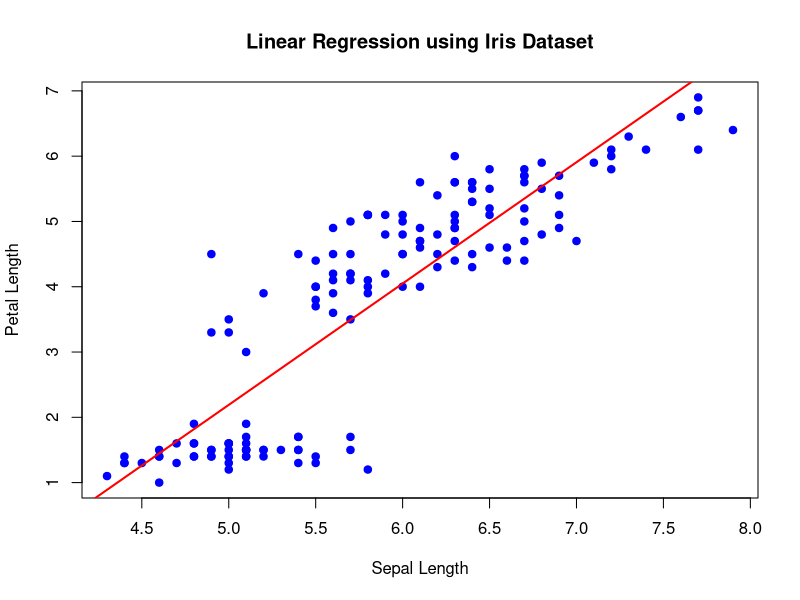

Write R code to recreate this figure.
# Load iris dataset
data(iris)

# View first few rows
head(iris)

# Fit linear regression model
model <- lm(Petal.Length ~ Sepal.Length, data = iris)

# Show model summary
summary(model)

# Plot the data points
plot(iris$Sepal.Length, iris$Petal.Length,
     main = "Linear Regression using Iris Dataset",
     xlab = "Sepal Length",
     ylab = "Petal Length",
     pch = 19,
     col = "blue")

# Add regression line
abline(model, col = "red", lwd = 2)
